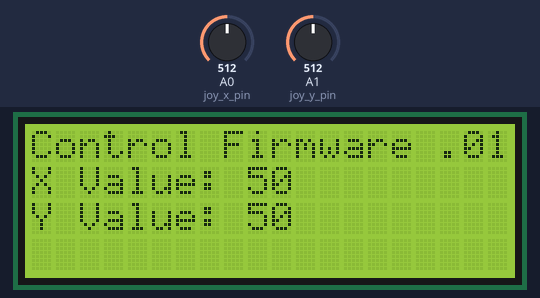
The sketch below on a simulated Arduino Uno, built with avr-gcc and run on an emulated ATmega328P. On the bench: 20×4 character LCD. Inputs (shaded band) come from the test bench; at power-on: A0 (joy_x_pin) = 512, A1 (joy_y_pin) = 512. What the sketch prints to the serial monitor is not drawn.

Above: at 1.2 s.
1.3 s: A0 (joy_x_pin) set to 716
At 1.6 s:
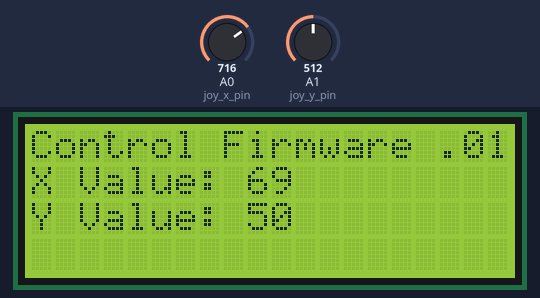
2.8 s: A1 (joy_y_pin) set to 716
At 3.8 s:
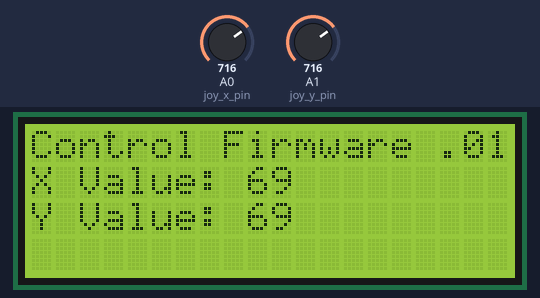
4.3 s: A0 (joy_x_pin) set to 900
At 4.9 s:
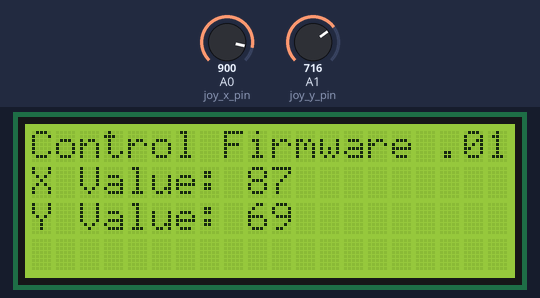
5.8 s: A0 (joy_x_pin) set to 1023
At 7.0 s:
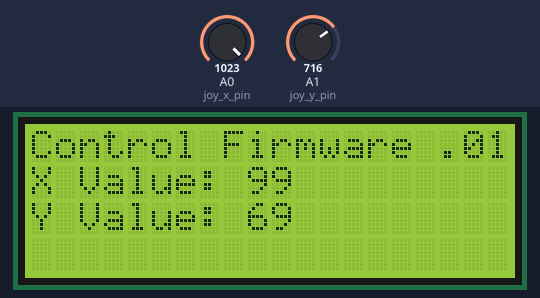
7.3 s: A1 (joy_y_pin) set to 900
At 8.1 s:
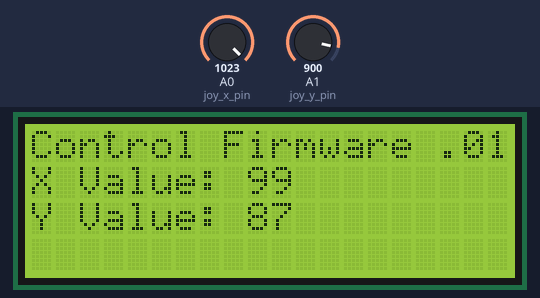
8.8 s: A0 (joy_x_pin) set to 511
At 9.1 s:
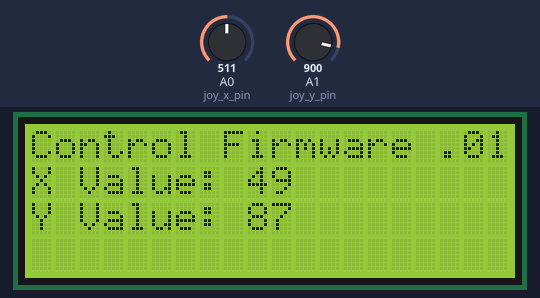
Timing chart, 0 to 11.3 s (numbered marks = the images above; inputs shaded):
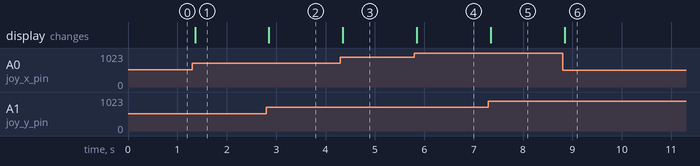

Measured:
- after the input at 1.3 s, the display: changes after 0.06 s (image 1)
- after the input at 2.8 s, the display: changes after 0.05 s (image 2)
- after the input at 4.3 s, the display: changes after 0.05 s (image 3)
- after the input at 5.8 s, the display: changes after 0.05 s (image 4)
- after the input at 7.3 s, the display: changes at once (image 5)
- after the input at 8.8 s, the display: changes at once (image 6)

The sketch:

remote_firmware_alpha.ino
```cpp
/*
Initial code to setup joystick, lcd, and bluetooth for the land based rover.

Last modified: 27 Jan 2015
*/

#include <Wire.h>
#include <LCD.h>
#include <LiquidCrystal_I2C.h>

#define I2C_ADDR      0x3F
#define BACKLIGHT_PIN 3
#define En_pin        2
#define Rw_pin        1
#define Rs_pin        0
#define D4_pin        4
#define D5_pin        5
#define D6_pin        6
#define D7_pin        7

int joy_x_pin = A0;    // select the input pin for the potentiometer
int joy_y_pin = A1;
int joy_button_pin = 7;
int bluetooth_status_pin = 8;

int joy_x_value = 0;  // variable to store the value coming from the sensor
int joy_y_value = 0;
int joy_x_raw = 0;
int joy_x_modified = 0;
int joy_y_raw = 0;
int joy_y_modified = 0;
int bluetooth_status = 0;

int x_old_range, y_old_range;
int x_new_range, y_new_range;
int x_old_max = 1022, y_old_max = 1022;
int x_old_min = 20, y_old_min = 20;
int x_new_max = 100, y_new_max = 100;
int x_new_min = -100, y_new_min = 0;

LiquidCrystal_I2C lcd(I2C_ADDR,En_pin,Rw_pin,Rs_pin,D4_pin,D5_pin,D6_pin,D7_pin, BACKLIGHT_PIN, POSITIVE);

void setup(){
  pinMode(joy_button_pin, INPUT);
  pinMode(bluetooth_status_pin, INPUT);

  Serial.begin(9600);

//set x range
  x_old_range = (x_old_max - x_old_min);
  x_new_range = (x_new_max - x_new_min);
//set y range
  y_old_range = (y_old_max - y_old_min);
  y_new_range = (y_new_max - y_new_min);


  lcd.begin(20,4);
  lcd.home();
  lcd.clear();

  //ENABLE BELOW TO TURN ON BLUETOOTH CONNECTION CHECK

//  lcd.print("Bluetooth");
//  lcd.setCursor(0,1);
//  lcd.print("Not Connected");
//
//  while(bluetooth_status == 0){
//    bluetooth_status = digitalRead(bluetooth_status_pin);
//
//    Serial.println(bluetooth_status);
//    delay(100);
//  }

  lcd.clear();
  lcd.print("Control Firmware .01");

};

void loop(){
  joy_x_value = get_x_value();
  joy_y_value = get_y_value();

  lcd.setCursor(0,1);
  lcd.print("X Value: ");
  lcd.print(joy_x_value);
  lcd.print("       ");
  lcd.setCursor(0,2);
  lcd.print("Y Value: ");
  lcd.print(joy_y_value);
  lcd.print("       ");

  //Serial.write("X: ");
  Serial.write(joy_x_value);
  //Serial.write(LF);
//  Serial.write("Y: ");
//  Serial.write(joy_y_value);
//  Serial.write(0x08);

  delay(50);
  lcd.home();

}

int get_x_value(){
    joy_x_raw = analogRead(joy_x_pin);

    joy_x_raw = joy_x_raw/10.24;

    x_old_range = (x_old_max - x_old_min);
    x_new_range = (x_new_max - x_new_min);

    joy_x_modified = (((joy_x_raw - x_old_min) * x_new_range) / x_old_range) + x_new_min;

    //return joy_x_modified; //DEBUG!
    return joy_x_raw;
  }
int get_y_value(){
    int joy_y_raw = analogRead(joy_y_pin);

    joy_y_raw = joy_y_raw/10.24;

    y_old_range = (y_old_max - y_old_min);
    y_new_range = (y_new_max - y_new_min);

    joy_y_modified = (((joy_y_raw - y_old_min) * y_new_range) / y_old_range) + y_new_min;

    //return joy_y_modified; //DEBUG!
    return joy_y_raw;
  }
```
